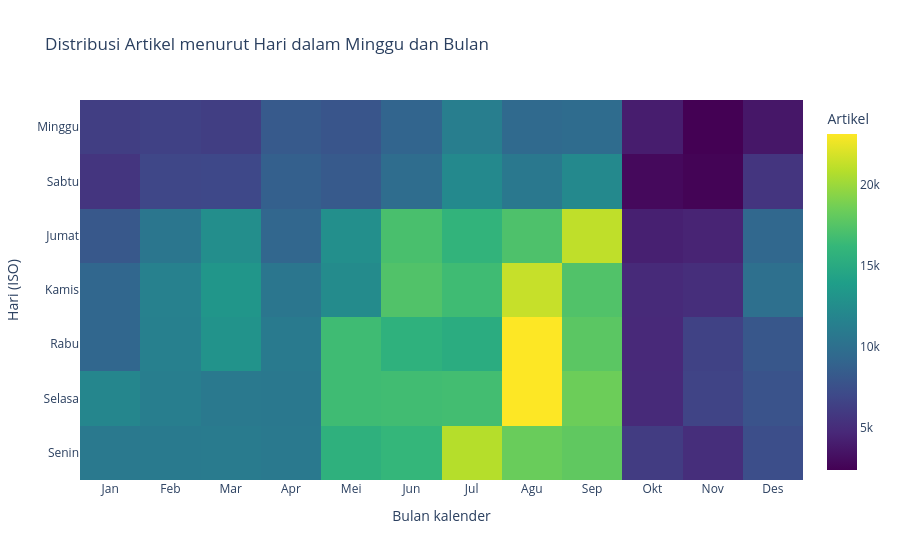

This figure's notebook cell:
### Markdown cell above
Heatmap menghitung artikel menurut bulan kalender (1–12) dan hari dalam minggu dari `date_parsed`. Sel bernilai nol berarti kombinasi tersebut tidak memiliki baris valid dalam data yang tersedia; cakupan sumber yang tidak merata dapat memengaruhi pola.

### Code cell
weekday_month = (
    news_valid_dates.select([
        pl.col("date_parsed").dt.month().alias("month"),
        pl.col("date_parsed").dt.weekday().alias("weekday_iso"),
    ])
    .group_by(["month", "weekday_iso"]).agg(pl.len().alias("article_count"))
    .collect(engine="streaming")
)
weekday_names = ["Senin", "Selasa", "Rabu", "Kamis", "Jumat", "Sabtu", "Minggu"]
heatmap_values = [[0 for _ in range(12)] for _ in range(7)]
for row in weekday_month.iter_rows(named=True):
    heatmap_values[row["weekday_iso"] - 1][row["month"] - 1] = row["article_count"]
fig5 = go.Figure(data=go.Heatmap(
    z=heatmap_values, x=["Jan", "Feb", "Mar", "Apr", "Mei", "Jun", "Jul", "Agu", "Sep", "Okt", "Nov", "Des"],
    y=weekday_names, colorscale="Viridis", colorbar_title="Artikel",
    hovertemplate="%{y}, %{x}<br>Artikel bertanggal valid: %{z:,}<extra></extra>",
))
fig5.update_layout(title="Distribusi Artikel menurut Hari dalam Minggu dan Bulan", xaxis_title="Bulan kalender", yaxis_title="Hari (ISO)")
fig5.show()

### Figure 1 — Plotly figure (JSON) as saved in the notebook; plotly's stock layout.template omitted (floating-point values rounded to 4 significant figures)
{"data": [{"colorbar": {"title": {"text": "Artikel"}}, "colorscale": [[0, "#440154"], [0.1111, "#482878"], [0.2222, "#3e4989"], [0.3333, "#31688e"], [0.4444, "#26828e"], [0.5556, "#1f9e89"], [0.6667, "#35b779"], [0.7778, "#6ece58"], [0.8889, "#b5de2b"], [1, "#fde725"]], "hovertemplate": "%{y}, %{x}<br>Artikel bertanggal valid: %{z:,}<extra></extra>", "type": "heatmap", "x": ["Jan", "Feb", "Mar", "Apr", "Mei", "Jun", "Jul", "Agu", "Sep", "Okt", "Nov", "Des"], "y": ["Senin", "Selasa", "Rabu", "Kamis", "Jumat", "Sabtu", "Minggu"], "z": [[10824, 10906, 11025, 10823, 15599, 16122, 20840, 18322, 17964, 6058, 5085, 7395], [11983, 11234, 10807, 10766, 16630, 16722, 16809, 23146, 18435, 4832, 6624, 7757], [9233, 11428, 13019, 10935, 16644, 15648, 15214, 23149, 17761, 4770, 6515, 8070], [9267, 11503, 13249, 10588, 12352, 17364, 16653, 21393, 17375, 4865, 5090, 9974], [8127, 10586, 12586, 9200, 12661, 17042, 15869, 17234, 21173, 4235, 4436, 9287], [5623, 6832, 6944, 8706, 8282, 9781, 12193, 10699, 12191, 2875, 2541, 5601], [6239, 6438, 6199, 8229, 7866, 9119, 11227, 9517, 9665, 4025, 2387, 3700]]}], "layout": {"title": {"text": "Distribusi Artikel menurut Hari dalam Minggu dan Bulan"}, "xaxis": {"title": {"text": "Bulan kalender"}}, "yaxis": {"title": {"text": "Hari (ISO)"}}}}
